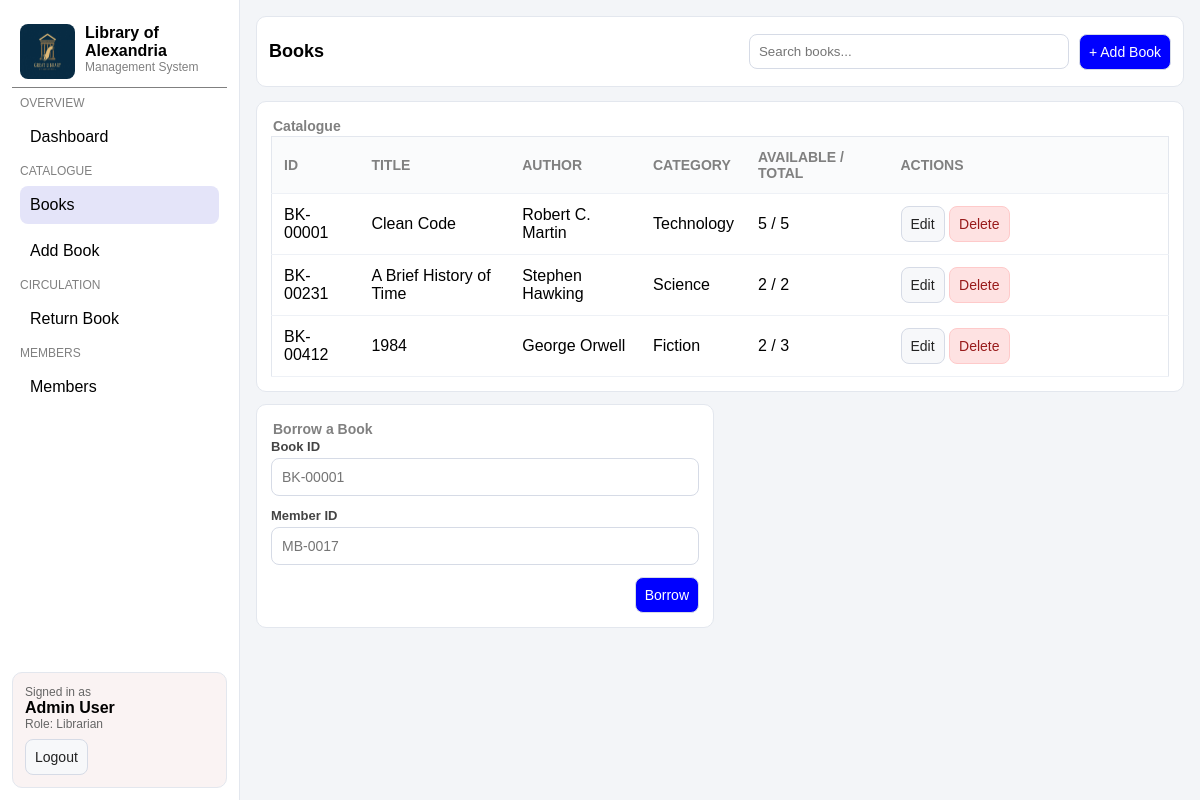
The page /book.php (signed in) on the database its author committed.
### tables this page shows
CREATE TABLE IF NOT EXISTS books (
  id               VARCHAR(32)  NOT NULL,
  isbn             VARCHAR(32)  NULL,
  title            VARCHAR(255) NOT NULL,
  author           VARCHAR(255) NOT NULL,
  category         VARCHAR(80)  NULL,
  publish_year     INT          NULL,
  copies_total     INT          NOT NULL DEFAULT 1,
  copies_available INT          NOT NULL DEFAULT 1,
  shelf            VARCHAR(40)  NULL,
  language         VARCHAR(40)  NULL,
  description      TEXT         NULL,
  created_at       TIMESTAMP    NOT NULL DEFAULT CURRENT_TIMESTAMP,
  PRIMARY KEY (id)
);

### auth_check.php (called while the page is built, shortened)
<?php
$adminName = $_SESSION['admin_name'];

### book.php (the view, shortened to what this page needs)
<?php
require_once 'auth_check.php';
require_once 'db_connect.php';
$activePage = 'books';
$q      = trim($_GET['q'] ?? '');
if ($q !== '') {
    $like = "%$q%";
    $stmt = $conn->prepare('SELECT * FROM books WHERE id LIKE ? OR title LIKE ? OR author LIKE ? OR isbn LIKE ? ORDER BY created_at DESC');
    $stmt->bind_param('ssss', $like, $like, $like, $like);
    $stmt->execute();
    $books = $stmt->get_result()->fetch_all(MYSQLI_ASSOC);
} else {
    $books = $conn->query('SELECT * FROM books ORDER BY created_at DESC')->fetch_all(MYSQLI_ASSOC);
}
require_once 'header.php';
?>
      <header class="topbar">
        <h1>Books</h1>
        <div class="actions">
          <form class="search" action="book.php" method="get">
            <input type="text" name="q" placeholder="Search books..." value="<?php echo htmlspecialchars($q); ?>">
          </form>
          <a class="btn primary" href="addbook.php">+ Add Book</a>
        </div>
      </header>
      <section class="grid">
        <div class="card span-12">
          <h2>Catalogue</h2>
          <div class="table-wrap">
            <table>
              <thead>
                <tr>
                  <th>ID</th>
                  <th>Title</th>
                  <th>Author</th>
                  <th>Category</th>
                  <th>Available / Total</th>
                  <th style="width:280px">Actions</th>
                </tr>
              </thead>
              <tbody>
              <?php foreach ($books as $b): ?>
                <tr>
                  <td><?php echo htmlspecialchars($b['id']); ?></td>
                  <td><?php echo htmlspecialchars($b['title']); ?></td>
                  <td><?php echo htmlspecialchars($b['author']); ?></td>
                  <td><?php echo htmlspecialchars($b['category']); ?></td>
                  <td><?php echo (int)$b['copies_available']; ?> / <?php echo (int)$b['copies_total']; ?></td>
                  <td>
                    <a class="btn" href="book.php?edit=<?php echo urlencode($b['id']); ?>">Edit</a>
                    <form action="book.php" method="post" style="display:inline" onsubmit="return confirm('Delete this book?');">
                      <button class="btn danger" type="submit">Delete</button>
                    </form>
                  </td>
                </tr>
              <?php endforeach; ?>
              </tbody>
            </table>
          </div>
        </div>
        <div class="card span-6">
          <h2>Borrow a Book</h2>
          <form action="book.php" method="post">
            <div class="form-grid">
              <div class="field">
                <label for="borrow_book_id">Book ID</label>
                <input id="borrow_book_id" name="book_id" placeholder="BK-00001" required>
              </div>
              <div class="field">
                <label for="borrow_member_id">Member ID</label>
                <input id="borrow_member_id" name="member_id" placeholder="MB-0017" required>
              </div>
            </div>
            <div class="form-actions">
              <button class="btn primary" type="submit">Borrow</button>
            </div>
          </form>
        </div>
      </section>
<?php require_once 'footer.php'; ?>

### header.php (shortened to what this page needs)
<!DOCTYPE html>
<html lang="en">
<head>
    <link rel="stylesheet" href="heisenberg.css">
</head>
<body>
  <div class="app">
    <aside class="sidebar">
      <div class="logo">
        <img src="pic.jpg" alt="Library logo">
        <div>
          <b>Library of Alexandria</b>
          <div class="subtitle">Management System</div>
        </div>
      </div>
      <nav class="nav">
        <div class="nav-section">OVERVIEW</div>
        <a <?php if ($activePage === 'dashboard') echo 'class="active"'; ?> href="library.php">Dashboard</a>
        <div class="nav-section">CATALOGUE</div>
        <a <?php if ($activePage === 'books') echo 'class="active"'; ?> href="book.php">Books</a>
        <a <?php if ($activePage === 'addbook') echo 'class="active"'; ?> href="addbook.php">Add Book</a>
        <div class="nav-section">CIRCULATION</div>
        <a <?php if ($activePage === 'returnbook') echo 'class="active"'; ?> href="returnbook.php">Return Book</a>
        <div class="nav-section">MEMBERS</div>
        <a <?php if ($activePage === 'members') echo 'class="active"'; ?> href="members.php">Members</a>
      </nav>
      <div class="sidebar-footer">
        <div class="role">Signed in as</div>
        <b><?php echo htmlspecialchars($adminName); ?></b>
        <div class="role">Role: Librarian</div>
        <a class="btn logout-btn" href="logout.php">Logout</a>
      </div>
    </aside>
    <main class="content">

### footer.php
    </main>
  </div>
</body>
</html>

### heisenberg.css (style rules this page uses)
* { box-sizing: border-box; }
body { margin: 0; font-family: Arial, Helvetica, sans-serif; background: #f3f5f8; color: black; }
.app { display: flex; }
.sidebar { width: 240px; background: white; border-right: 1px solid #e3e7ee; padding: 16px 12px; position: fixed; top: 0; left: 0; bottom: 0; }
.content { margin-left: 240px; padding: 16px; width: 100%; }
.logo { display: flex; gap: 10px; padding: 8px; border-bottom: 1px solid grey; }
.logo img { width: 55px; height: 55px; border-radius: 8px; }
.logo .subtitle { font-size: 12px; color: grey; }
.nav-section { font-size: 12px; color: grey; margin: 8px; }
.nav a { display: block; text-decoration: none; color: black; padding: 10px; border-radius: 8px; margin: 8px; }
.nav a.active { background: rgb(228, 228, 249); }
.sidebar-footer { position: absolute; left: 12px; right: 12px; bottom: 12px; border: 1px solid #e3e7ee; border-radius: 10px; padding: 12px; background: rgb(250, 243, 243); }
.sidebar-footer .role { color: #666; font-size: 12px; }
.logout-btn { margin-top: 8px; display: block; text-align: center; font-size: 13px; }
.topbar { display: flex; justify-content: space-between; align-items: center; background-color: white; border: 1px solid #e3e7ee; border-radius: 10px; padding: 12px; }
.topbar h1 { font-size: 18px; }
.topbar .actions { display: flex; align-items: center; gap: 10px; }
.search input { padding: 9px; border: 1px solid #d6dbe6; border-radius: 8px; width: 320px; }
.grid { margin-top: 14px; display: grid; grid-template-columns: repeat(12, 1fr); gap: 12px; }
.card { background: #fff; border: 1px solid #e3e7ee; border-radius: 10px; padding: 14px; }
.card h2 { margin: 2px; font-size: 14px; color: grey; }
.span-6 { grid-column: span 6; }
.span-12 { grid-column: span 12; }
.btn { display: inline-block; padding: 9px; border-radius: 8px; border: 1px solid #d6dbe6; background: #f7f8fa; color: #222; text-decoration: none; cursor: pointer; font-size: 14px; }
.btn.primary { background: blue; color: #fff; }
.btn.danger { background: #fee2e2; border-color: #fecaca; color: #991b1b; }
.table-wrap { overflow-x: auto; }
table { width: 100%; border-collapse: collapse; min-width: 720px; background: white; border: 1px solid #e3e7ee; }
th, td { padding: 12px; border-bottom: 1px solid #eef1f6; text-align: left; }
th { font-size: 14px; text-transform: uppercase; color: grey; background: #fafbfc; }
label { display: block; font-size: 13px; font-weight: 600; color: #444; margin-bottom: 4px; }
.form-grid { display: grid; gap: 12px; }
.field input, .field select, .field textarea { width: 100%; padding: 10px; border-radius: 8px; border: 1px solid #d6dbe6; background: white; font-size: 14px; font-family: inherit; }
.form-actions { margin-top: 12px; display: flex; justify-content: flex-end; gap: 10px; }

### rows shown on the page
books: id "BK-00001", title "Clean Code", author "Robert C. Martin", category "Technology", copies_available "5", copies_total "5"
books: id "BK-00231", title "A Brief History of Time", author "Stephen Hawking", category "Science", copies_available "2", copies_total "2"
books: id "BK-00412", title "1984", author "George Orwell", category "Fiction", copies_available "2", copies_total "3"

### other values the page prints
$adminName "Admin User"
